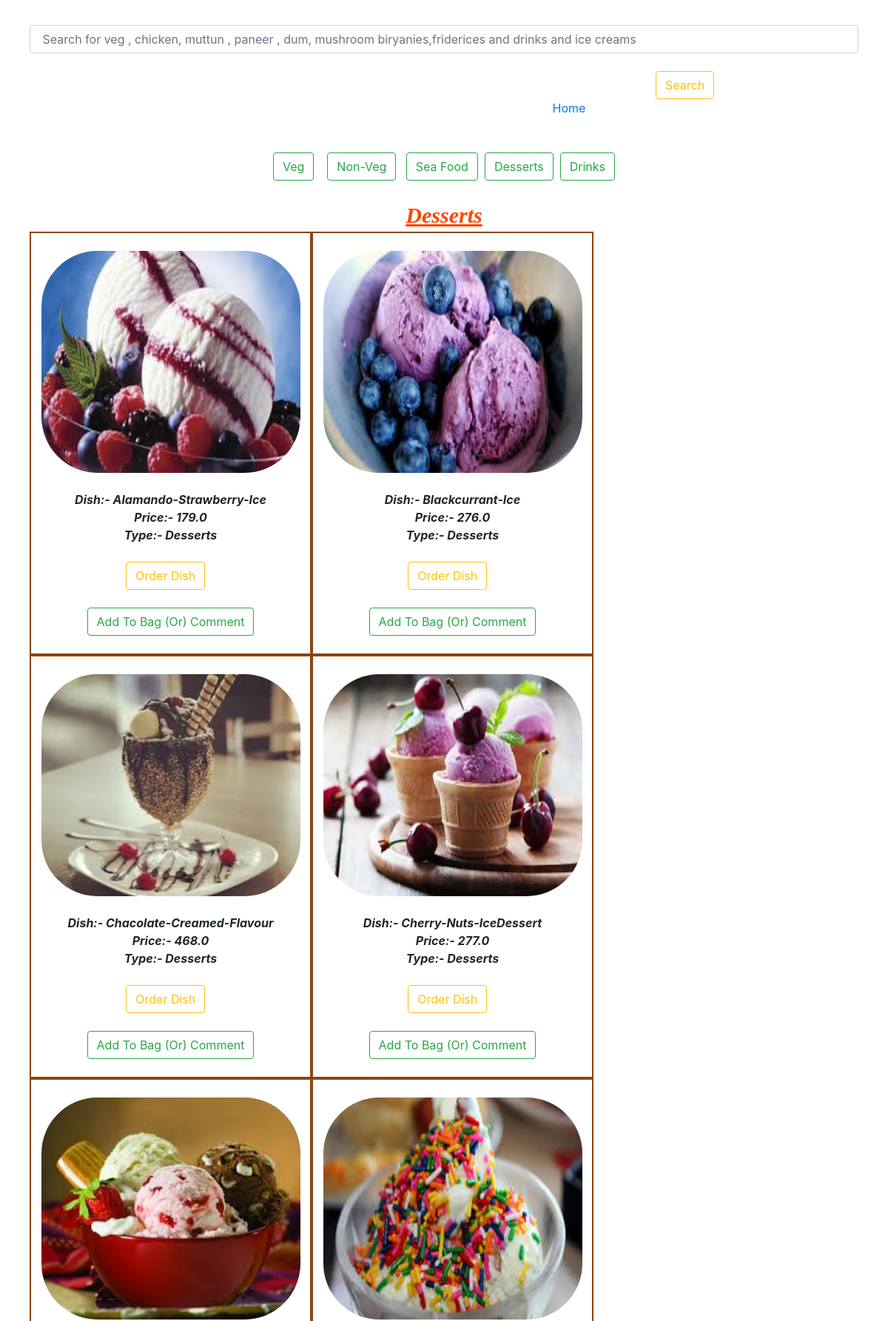
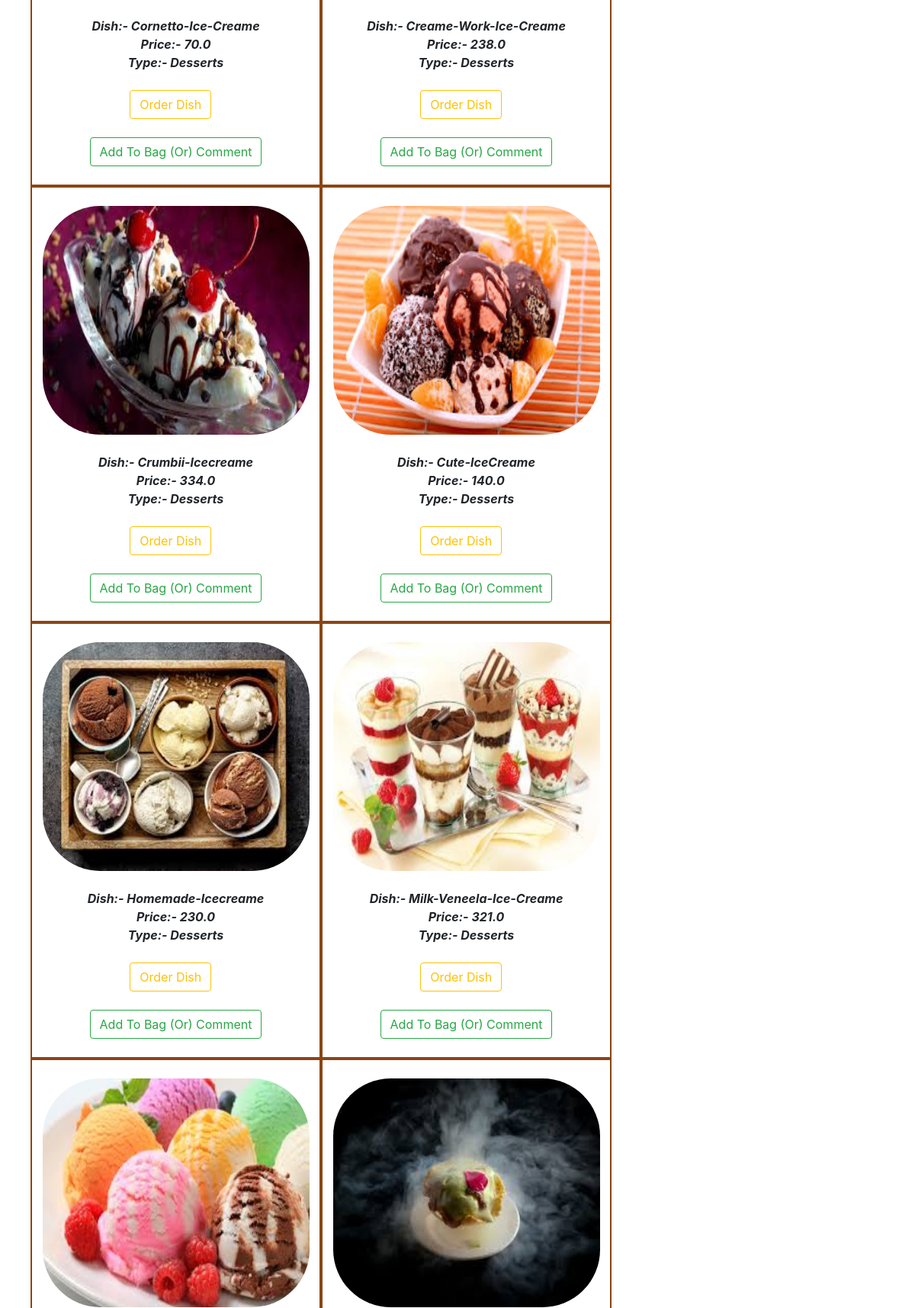
The page /desserts/ (upper part) on the database its author committed (2 pictures, top to bottom).
### restarent/models.py (models this page shows)
class Food_model(models.Model):
      Food_id=models.IntegerField(default=None,null=True)
      Food_Name=models.CharField(max_length=50,primary_key=True)
      Food_price=models.CharField(max_length=10,default=None,null=True,blank=True)
      Food_Description = models.CharField(max_length=1000, default=None, null=True, blank=True)
      Food_Image=models.ImageField(upload_to='foods/',unique=True)
      Food_Type=models.ForeignKey(Type_of_foodmodel,on_delete=models.CASCADE)

class Type_of_foodmodel(models.Model):
      Food_Id=models.IntegerField(primary_key=True)
      Food_Type=models.CharField(unique=True,max_length=30)
      def __str__(self):
            return self.Food_Type

### s_adminapp/views.py (the view)
# urls.py: path('desserts/',views.desserts,name='desserts'),
def desserts(request):
    dm=Food_model.objects.filter(Food_Type=12453654)
    return render(request,'restarent_templates/desserts.html',{'dm':dm})

### templates/restarent_templates/desserts.html (shortened to what this page needs)
<!doctype html>
<html lang="en">
  <head>
    <link rel="stylesheet" href="https://stackpath.bootstrapcdn.com/bootstrap/4.4.1/css/bootstrap.min.css">
  </head>
  <body style="padding: 10px;margin: 0px 30px  0px 30px">
  <form action="{% url 'search' %}" method="post">
          <input type="text" name="serach" class="form-control"  placeholder=" Search for veg , chicken, muttun , paneer , dum, mushroom biryanies,friderices and drinks and ice creams "><br> <button type="submit" class="btn btn-outline-warning" >Search</button>
  </form>
   <div >
      <a href="{% url 'home' %}"> Home</a>
  </div><br><br>
  <div align="center">
       <a href="{% url 'veg_food' %}" ><button type="button" class="btn btn-outline-success">Veg</button></a>&nbsp;&nbsp;&nbsp; <a href="{% url 'non_veg' %}"><button type="button" class="btn btn-outline-success" >Non-Veg</button></a>&nbsp;&nbsp;&nbsp;<a href="{% url 'sea_food' %}" ><button type="button" class="btn btn-outline-success" >Sea Food</button></a>&nbsp;&nbsp;<a href="{% url 'desserts' %}"><button type="button" class="btn btn-outline-success" >Desserts</button></a>&nbsp;&nbsp;<a href="{% url 'drimks' %}" ><button type="button" class="btn btn-outline-success" >Drinks</button></a> </div><br>
<div align="center" style="color: orangered;font-family: Chiller;font-size: 30px"><b><i><u>Desserts</u></i></b></div>
  <div align="center">
      {% for x in dm %}
          <div align="center" style="border: saddlebrown 0.06cm solid;float: left" ><br>
          <div>
         &nbsp;&nbsp; <img src="{{ x.Food_Image.url }}" width="350" height="300" style="border-radius: 2cm">&nbsp;&nbsp;&nbsp;
          </div><br>
          <div>
              <b><i>Dish:-  {{x.Food_Name}}</i></b>
          </div>
           <div>
               <b><i>Price:-&nbsp;{{ x.Food_price}}</i></b>
          </div>
           <div>
               <b><i> Type:-&nbsp;{{ x.Food_Type}}</i>
               </b><br><br>
                 <div>
<a href="{% url 'order_dish' %}?pname={{ x.Food_Name }}&pprice={{ x.Food_price }}&pimage={{ x.Food_Image }}">
                     <button type="submit" class="btn btn-outline-warning" >Order Dish</button>
</a> &nbsp;&nbsp;<br><br>
<div >
<a href="{% url 'add_comment_bag' %}?fname={{ x.Food_Name }}&fprice={{ x.Food_price }}&fimage={{ x.Food_Image }}">   <button type="submit" class="btn btn-outline-success">Add To Bag (Or) Comment</button></a>
</div>
                    </div><br>
          </div>
          </div>
      {% endfor %}
  </div>
<br><br>
<div align="center">
    {% include 'about.html' %}
</div>
  </body>
</html>

### rows shown on the page
Food_model: Food_Image (picture), Food_Name "Alamando-Strawberry-Ice", Food_price "179.0", Food_Type "Desserts"
Food_model: Food_Image (picture), Food_Name "Blackcurrant-Ice", Food_price "276.0", Food_Type "Desserts"
Food_model: Food_Image (picture), Food_Name "Chacolate-Creamed-Flavour", Food_price "468.0", Food_Type "Desserts"
Food_model: Food_Image (picture), Food_Name "Cherry-Nuts-IceDessert", Food_price "277.0", Food_Type "Desserts"
Food_model: Food_Image (picture), Food_Name "Cornetto-Ice-Creame", Food_price "70.0", Food_Type "Desserts"
Food_model: Food_Image (picture), Food_Name "Creame-Work-Ice-Creame", Food_price "238.0", Food_Type "Desserts"
Food_model: Food_Image (picture), Food_Name "Crumbii-Icecreame", Food_price "334.0", Food_Type "Desserts"
Food_model: Food_Image (picture), Food_Name "Cute-IceCreame", Food_price "140.0", Food_Type "Desserts"
Food_model: Food_Image (picture), Food_Name "Homemade-Icecreame", Food_price "230.0", Food_Type "Desserts"
Food_model: Food_Image (picture), Food_Name "Milk-Veneela-Ice-Creame", Food_price "321.0", Food_Type "Desserts"
Food_model: Food_Image (picture)
Food_model: Food_Image (picture)
